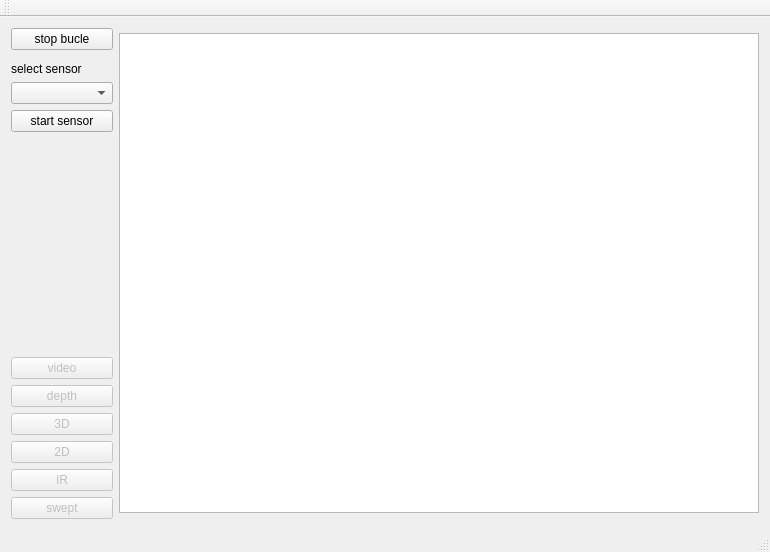
<?xml version="1.0" encoding="UTF-8"?>
<ui version="4.0">
 <class>MainWindow</class>
 <widget class="QMainWindow" name="MainWindow">
  <property name="geometry">
   <rect>
    <x>0</x>
    <y>0</y>
    <width>770</width>
    <height>552</height>
   </rect>
  </property>
  <property name="windowTitle">
   <string>MainWindow</string>
  </property>
  <widget class="QWidget" name="centralWidget">
   <layout class="QGridLayout" name="gridLayout">
    <item row="0" column="0">
     <widget class="QPushButton" name="pbStop">
      <property name="text">
       <string>stop bucle</string>
      </property>
     </widget>
    </item>
    <item row="0" column="1" rowspan="12">
     <widget class="QGraphicsView" name="view">
      <property name="sizePolicy">
       <sizepolicy hsizetype="Fixed" vsizetype="Fixed">
        <horstretch>0</horstretch>
        <verstretch>0</verstretch>
       </sizepolicy>
      </property>
      <property name="minimumSize">
       <size>
        <width>640</width>
        <height>480</height>
       </size>
      </property>
     </widget>
    </item>
    <item row="1" column="0">
     <spacer name="verticalSpacer_2">
      <property name="orientation">
       <enum>Qt::Vertical</enum>
      </property>
      <property name="sizeHint" stdset="0">
       <size>
        <width>28</width>
        <height>23</height>
       </size>
      </property>
     </spacer>
    </item>
    <item row="2" column="0">
     <widget class="QLabel" name="label">
      <property name="text">
       <string>select sensor</string>
      </property>
     </widget>
    </item>
    <item row="3" column="0">
     <widget class="QComboBox" name="combo">
      <property name="editable">
       <bool>false</bool>
      </property>
     </widget>
    </item>
    <item row="4" column="0">
     <widget class="QPushButton" name="pbStart">
      <property name="text">
       <string>start sensor</string>
      </property>
     </widget>
    </item>
    <item row="5" column="0">
     <spacer name="verticalSpacer">
      <property name="orientation">
       <enum>Qt::Vertical</enum>
      </property>
      <property name="sizeHint" stdset="0">
       <size>
        <width>20</width>
        <height>235</height>
       </size>
      </property>
     </spacer>
    </item>
    <item row="6" column="0">
     <widget class="QPushButton" name="pbVideo">
      <property name="enabled">
       <bool>false</bool>
      </property>
      <property name="text">
       <string>video</string>
      </property>
     </widget>
    </item>
    <item row="7" column="0">
     <widget class="QPushButton" name="pbDepth">
      <property name="enabled">
       <bool>false</bool>
      </property>
      <property name="text">
       <string>depth</string>
      </property>
     </widget>
    </item>
    <item row="8" column="0">
     <widget class="QPushButton" name="pb3D">
      <property name="enabled">
       <bool>false</bool>
      </property>
      <property name="text">
       <string>3D</string>
      </property>
     </widget>
    </item>
    <item row="9" column="0">
     <widget class="QPushButton" name="pb2D">
      <property name="enabled">
       <bool>false</bool>
      </property>
      <property name="text">
       <string>2D</string>
      </property>
     </widget>
    </item>
    <item row="10" column="0">
     <widget class="QPushButton" name="pbIR">
      <property name="enabled">
       <bool>false</bool>
      </property>
      <property name="text">
       <string>IR</string>
      </property>
     </widget>
    </item>
    <item row="11" column="0">
     <widget class="QPushButton" name="pbSwept">
      <property name="enabled">
       <bool>false</bool>
      </property>
      <property name="text">
       <string>swept</string>
      </property>
     </widget>
    </item>
   </layout>
  </widget>
  <widget class="QMenuBar" name="menuBar">
   <property name="geometry">
    <rect>
     <x>0</x>
     <y>0</y>
     <width>770</width>
     <height>22</height>
    </rect>
   </property>
  </widget>
  <widget class="QToolBar" name="mainToolBar">
   <attribute name="toolBarArea">
    <enum>TopToolBarArea</enum>
   </attribute>
   <attribute name="toolBarBreak">
    <bool>false</bool>
   </attribute>
  </widget>
  <widget class="QStatusBar" name="statusBar"/>
 </widget>
 <layoutdefault spacing="6" margin="11"/>
 <resources/>
 <connections/>
</ui>
